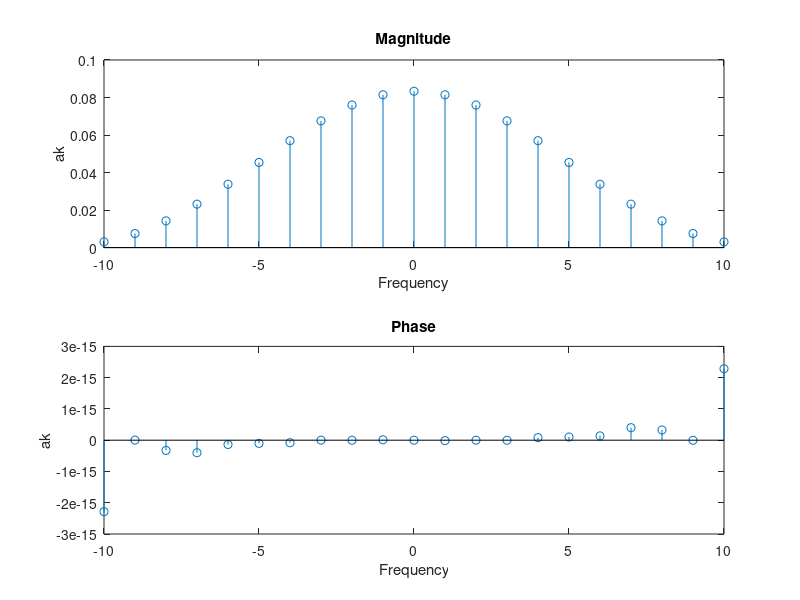

Here is the MATLAB script that generated this plot:
                          #Main
                          #Part D

figure('Name','Part D');
                          
T=6;   
ak= [];
range=-10:1:10;

for  z=1:21
  k = range(z);
  [h_expo] =  @(t)  (1-2.*abs(t) ) .* exp((-2*pi/T)*t*k*i).* (t<=0.5) .*(t>=-0.5);
  answer = quadgk(h_expo,-3,3);
  Ak = answer /T;
  ak = [ak Ak];
endfor


#displaying ak's  in command line 
disp(ak);

 #calculating mag and phase
mag = abs(ak);
phase =arg(ak);
 
#plotting magnitude
subplot(2,1,1);
stem(range,mag);
xlabel('Frequency');
ylabel('ak');
title('Magnitude');

#plotting phase
subplot(2,1,2)
stem(range,phase);
xlabel('Frequency');
ylabel('ak');
title('Phase');